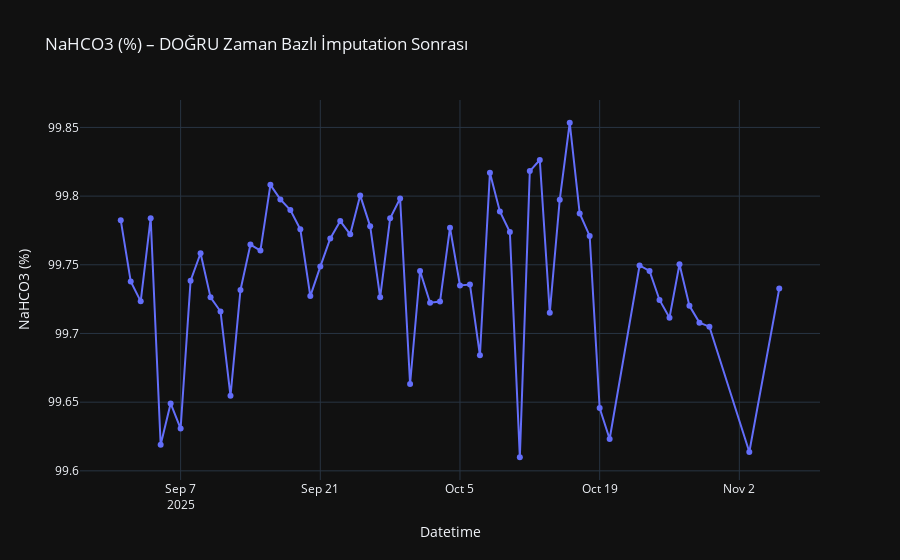

The notebook cell this image was saved under:
### Code cell
import pandas as pd
import numpy as np
import plotly.express as px

# Excel oku
df = pd.read_excel("60 günlük veriler.xlsx")
df.columns = df.columns.str.strip()

# Datetime
df["Datetime"] = pd.to_datetime(df["Analiz Tarihi"], dayfirst=True)
df = df.sort_values("Datetime").reset_index(drop=True)

# İmpute edilecek tarihler
impute_dates = pd.to_datetime([
    "2025-09-15",
    "2025-09-22",
    "2025-10-03",
    "2025-10-30"
])

# 1️⃣ Önce BU günleri NaN yap (kritik adım)
df.loc[df["Datetime"].isin(impute_dates), "NaHCO3 (%)"] = np.nan

# 2️⃣ Sonra ±3 gün penceresinden SADECE sağlam günlerle doldur
for d in impute_dates:
    idx = df.index[df["Datetime"] == d]
    if len(idx) == 0:
        continue

    i = idx[0]
    start = max(i - 3, 0)
    end = min(i + 4, len(df))

    local_mean = df.loc[start:end, "NaHCO3 (%)"].mean(skipna=True)
    df.loc[i, "NaHCO3 (%)"] = local_mean

# 3️⃣ Proses bandı (artık güvenle)
df["NaHCO3 (%)"] = df["NaHCO3 (%)"].clip(99.4, 100)

# Kontrol
print(df[df["Datetime"].isin(impute_dates)][["Datetime", "NaHCO3 (%)"]])

# Canlı grafik
fig = px.line(
    df,
    x="Datetime",
    y="NaHCO3 (%)",
    markers=True,
    title="NaHCO3 (%) – DOĞRU Zaman Bazlı İmputation Sonrası"
)
fig.update_layout(hovermode="x unified")
fig.show()

### Figure 1 — Plotly figure (JSON) as saved in the notebook; plotly's stock layout.template omitted (floating-point values rounded to 4 significant figures)
{"data": [{"hovertemplate": "Datetime=%{x}<br>NaHCO3 (%)=%{y}<extra></extra>", "legendgroup": "", "line": {"color": "#636efa", "dash": "solid"}, "marker": {"symbol": "circle"}, "mode": "lines+markers", "name": "", "orientation": "v", "showlegend": false, "x": ["2025-09-01T00:00:00", "2025-09-02T00:00:00", "2025-09-03T00:00:00", "2025-09-04T00:00:00", "2025-09-05T00:00:00", "2025-09-06T00:00:00", "2025-09-07T00:00:00", "2025-09-08T00:00:00", "2025-09-09T00:00:00", "2025-09-10T00:00:00", "2025-09-11T00:00:00", "2025-09-12T00:00:00", "2025-09-13T00:00:00", "2025-09-14T00:00:00", "2025-09-15T00:00:00", "2025-09-16T00:00:00", "2025-09-17T00:00:00", "2025-09-18T00:00:00", "2025-09-19T00:00:00", "2025-09-20T00:00:00", "2025-09-21T00:00:00", "2025-09-22T00:00:00", "2025-09-23T00:00:00", "2025-09-24T00:00:00", "2025-09-25T00:00:00", "2025-09-26T00:00:00", "2025-09-27T00:00:00", "2025-09-28T00:00:00", "2025-09-29T00:00:00", "2025-09-30T00:00:00", "2025-10-01T00:00:00", "2025-10-02T00:00:00", "2025-10-03T00:00:00", "2025-10-04T00:00:00", "2025-10-05T00:00:00", "2025-10-06T00:00:00", "2025-10-07T00:00:00", "2025-10-08T00:00:00", "2025-10-09T00:00:00", "2025-10-10T00:00:00", "2025-10-11T00:00:00", "2025-10-12T00:00:00", "2025-10-13T00:00:00", "2025-10-14T00:00:00", "2025-10-15T00:00:00", "2025-10-16T00:00:00", "2025-10-17T00:00:00", "2025-10-18T00:00:00", "2025-10-19T00:00:00", "2025-10-20T00:00:00", "2025-10-23T00:00:00", "2025-10-24T00:00:00", "2025-10-25T00:00:00", "2025-10-26T00:00:00", "2025-10-27T00:00:00", "2025-10-28T00:00:00", "2025-10-29T00:00:00", "2025-10-30T00:00:00", "2025-11-03T00:00:00", "2025-11-06T00:00:00"], "xaxis": "x", "y": [99.78, 99.74, 99.72, 99.78, 99.62, 99.65, 99.63, 99.74, 99.76, 99.73, 99.72, 99.65, 99.73, 99.76, 99.76, 99.81, 99.8, 99.79, 99.78, 99.73, 99.75, 99.77, 99.78, 99.77, 99.8, 99.78, 99.73, 99.78, 99.8, 99.66, 99.75, 99.72, 99.72, 99.78, 99.73, 99.74, 99.68, 99.82, 99.79, 99.77, 99.61, 99.82, 99.83, 99.72, 99.8, 99.85, 99.79, 99.77, 99.65, 99.62, 99.75, 99.75, 99.72, 99.71, 99.75, 99.72, 99.71, 99.7, 99.61, 99.73], "yaxis": "y", "type": "scatter"}], "layout": {"xaxis": {"anchor": "y", "domain": [0.0, 1.0], "title": {"text": "Datetime"}}, "yaxis": {"anchor": "x", "domain": [0.0, 1.0], "title": {"text": "NaHCO3 (%)"}}, "legend": {"tracegroupgap": 0}, "title": {"text": "NaHCO3 (%) – DOĞRU Zaman Bazlı İmputation Sonrası"}, "hovermode": "x unified"}}
